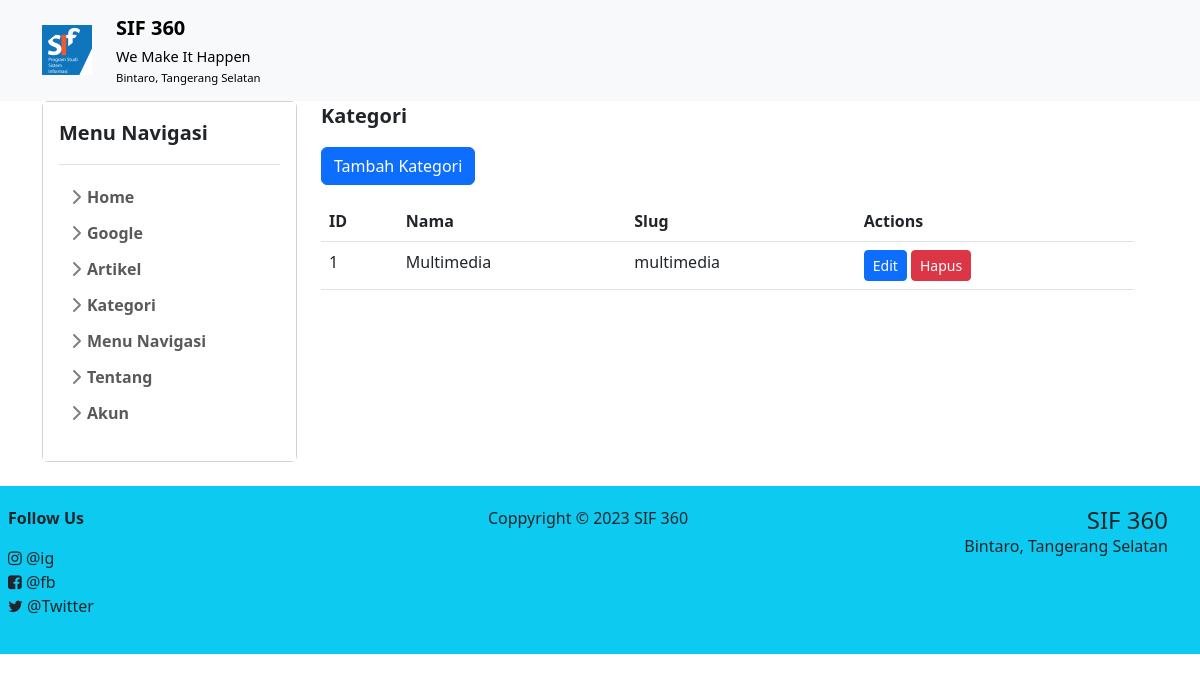
Screenshot of /view/admin/kategori.php (signed in) with the database file from the repository.
### tables this page shows
CREATE TABLE `about` (
  `id` int NOT NULL,
  `name` varchar(100) NOT NULL,
  `slogan` varchar(255) DEFAULT NULL,
  `address` varchar(255) DEFAULT NULL,
  `twitter` varchar(100) DEFAULT NULL,
  `facebook` varchar(100) DEFAULT NULL,
  `instagram` varchar(100) DEFAULT NULL
);

CREATE TABLE `menu` (
  `id` int NOT NULL,
  `name` varchar(100) NOT NULL,
  `slug` varchar(100) NOT NULL,
  `url` varchar(50) NOT NULL
);

CREATE TABLE `category` (
  `id` int NOT NULL,
  `name` varchar(100) NOT NULL,
  `slug` varchar(100) NOT NULL
);

### view/admin/kategori.php (the view, shortened to what this page needs)
<?php
include '../template/header.php';
?>
    <div class="container">
        <div class="row w-100">
            <?php include '../template/sidebar.php';?>
            <div class="col-lg-9 col-md-9 col-12 order-lg-2 order-md-2 order-1">
                <p class="fs-5 fw-bold">Kategori</p>
                <a href="kategori_tambah.php" class="btn btn-primary mb-3">Tambah Kategori</a>
                <?php
                $queryCategory = mysqli_query($conn, "SELECT * FROM category");
                $categories = mysqli_fetch_all($queryCategory, MYSQLI_ASSOC);
                ?>
                <?php if (!empty($categories)) : ?>
                    <table class="table">
                        <thead>
                            <tr>
                                <th>ID</th>
                                <th>Nama</th>
                                <th>Slug</th>
                                <th>Actions</th>
                            </tr>
                        </thead>
                        <tbody>
                            <?php foreach ($categories as $category) : ?>
                                <tr>
                                    <td><?php echo $category['id']; ?></td>
                                    <td><?php echo $category['name']; ?></td>
                                    <td><?php echo $category['slug']; ?></td>
                                    <td>
                                        <a href="kategori_edit.php?id=<?php echo $category['id']; ?>" class="btn btn-primary btn-sm">Edit</a>
                                        <a href="kategori_hapus.php?action=delete&id=<?php echo $category['id']; ?>" class="btn btn-danger btn-sm" onclick="return confirm('Apakah Anda yakin ingin menghapus kategori ini?')">Hapus</a>
                                    </td>
                                </tr>
                            <?php endforeach; ?>
                        </tbody>
                    </table>
                <?php else: ?>
                    <p>Belum ada kategori yang tersedia.</p>
                <?php endif; ?>
            </div>
        </div>
    </div>
<?php include '../template/footer.php'; ?>

### view/template/header.php (shortened to what this page needs)
<!DOCTYPE html>
<html lang="en">
<?php
    include '../../config/database.php';
    $about = mysqli_query($conn, "SELECT * FROM about Limit 1");
    $about = mysqli_fetch_assoc($about);
?>
<head>
    <link href="https://cdn.jsdelivr.net/npm/bootstrap@5.3.0/dist/css/bootstrap.min.css" rel="stylesheet">
    <link rel="stylesheet" href="https://cdnjs.cloudflare.com/ajax/libs/font-awesome/4.7.0/css/font-awesome.css" />
    <link href="../../assets/css/sidebar.css" rel="stylesheet">
</head>
<body>
    <header>
    <nav class="navbar navbar-expand-lg navbar-light bg-light">
        <div class="container">
            <a class="navbar-brand" href="../../">
                <div class="row align-items-center">
                    <div class="col-auto">
                        <img src="../../assets/images/logo.jpg" alt="Logo" width="50" height="50">
                    </div>
                    <div class="col">
                        <p class="m-0 font-weight-bold" style="font-weight: bold !important;"><?php echo $about['name'];?></p>
                        <p class="m-0" style="font-size: smaller;"><small><?php echo $about['slogan'];?></small></p>
                        <p class="m-0" style="font-size: small;"><small><?php echo $about['address'];?></small></p>
                    </div>
                </div>
            </a>
        </div>
    </nav>
    </header>

### view/template/sidebar.php (shortened to what this page needs)
<div class="col-lg-3 col-md-3 col-12 order-lg-1 order-md-1 order-2 pr-1">
    <div class="sidebar card w-100">
        <div class="flex-shrink-0 p-3 bg-white">
            <a href="/" class="d-flex align-items-center pb-3 mb-3 link-dark text-decoration-none border-bottom">
            <span class="fs-5 fw-semibold">Menu Navigasi</span>
            </a>
            <ul class="list-unstyled ps-0">
                <li class="mb-1">
                    <button class="btn btn-toggle align-items-center rounded collapsed" data-bs-toggle="collapse" data-bs-target="#home-collapse" aria-expanded="false">
                    Home
                    </button>
                </li>
                <?php $sidebar = mysqli_query($conn, "SELECT * FROM menu");
                $sidebar = mysqli_fetch_all($sidebar, MYSQLI_ASSOC)
                ?>
                <?php foreach($sidebar as $side) {
                    $submenu = mysqli_query($conn, "SELECT * FROM submenu WHERE parent_id='$side[id]'");
                    $count = mysqli_num_rows($submenu);
                    $submenu = mysqli_fetch_all($submenu, MYSQLI_ASSOC);
                    if($count > 0){
                        ?>
                        <li class="mb-1">
                            <button class="btn btn-toggle align-items-center rounded collapsed" data-bs-toggle="collapse" data-bs-target="#<?php echo $side['id'];?>-collapse" aria-expanded="false">
                            <?php echo $side['name'];?>
                            </button>
                                <?php foreach($submenu as $sid) { ?>
                                <li><a href="<?php echo $sid['url'];?>" class="link-dark rounded"><?php echo $sid['name'];?></a></li>
                                <?php } ?>
                        </li>
                        <?php
                    }else{
                        ?>
                        <li class="mb-1 ps-3">
                            <a href="<?php echo $side['url'];?>" class="link-dark rounded"><?php echo $sid['name'];?></a>
                        </li>
                        <?php
                    }
                }
                    ?>
                <?php
                if(ISSET($_SESSION['username'])){
                ?>
                <li class="mb-1">
                    <button class="btn btn-toggle align-items-center rounded collapsed" data-bs-toggle="collapse" data-bs-target="#artikel-collapse" aria-expanded="false">
                    Artikel
                    </button>
                </li>
                <li class="mb-1">
                    <button class="btn btn-toggle align-items-center rounded collapsed" data-bs-toggle="collapse" data-bs-target="#kategori-collapse" aria-expanded="false">
                    Kategori
                    </button>
                </li>
                <li class="mb-1">
                    <button class="btn btn-toggle align-items-center rounded collapsed" data-bs-toggle="collapse" data-bs-target="#menu-collapse" aria-expanded="false">
                    Menu Navigasi
                    </button>
                </li>
                <li class="mb-1">
                    <button class="btn btn-toggle align-items-center rounded collapsed" data-bs-toggle="collapse" data-bs-target="#menu-collapse" aria-expanded="false">
                    Tentang
                    </button>
                </li>
                <?php
                }
                ?>
                <li class="mb-1">
                    <button class="btn btn-toggle align-items-center rounded collapsed" data-bs-toggle="collapse" data-bs-target="#akun-collapse" aria-expanded="false">
                    Akun
                    </button>
                </li>
            </ul>
        </div>
    </div>
</div>

### view/template/footer.php (shortened to what this page needs)
    <footer class=" bg-info mt-4  justify-content-center">
        <div class="col-12 row p-3 justify-content-center">
            <div class="col-12 col-lg-4 p-1">
                <p class="fw-bold">Follow Us</p>
                <ul class="list-unstyled ps-0">
                    <li class="me-3">
                    <i class="fa fa-instagram"></i> @<?php echo $about['instagram'];?>
                    </li>
                    <li class="me-3">
                    <i class="fa fa-facebook-square"></i> @<?php echo $about['facebook'];?>
                    </li>
                    <li class="me-3">
                    <i class="fa fa-twitter"></i> @<?php echo $about['twitter'];?>
                    </li>
                </ul>
            </div>
            <div class="col-12 col-lg-4 p-1 mt-lg-0 mt-md-0 mt-1 ">
                <p class="text-center">Coppyright &copy; <?php echo date('Y');?> <?php echo $about['name'];?></p>
            </div>
            <div class="col-12 col-lg-4 p-1 mt-lg-0 mt-md-0 mt-1 ">
                <p class="h4 f-wbold text-end m-0"><?php echo $about['name'];?></p>
                <p class="text-end m-0"><?php echo $about['address'];?></p>
            </div>
        </div>
    </footer>
</body>
</html>

### assets/css/sidebar.css (style rules this page uses)
body { min-height: 100vh; min-height: -webkit-fill-available; }
html { height: -webkit-fill-available; }
.btn-toggle { display: inline-flex; align-items: center; padding: .25rem .5rem; font-weight: 600; color: rgba(0, 0, 0, .65); background-color: transparent; border: 0; }
.btn-toggle::before { width: 1.25em; line-height: 0; transition: transform .35s ease; transform-origin: .5em 50%; }
.fw-semibold { font-weight: 600; }

### rows the page displays
about: name "SIF 360", slogan "We Make It Happen", address "Bintaro, Tangerang Selatan", instagram "ig", facebook "fb", twitter "Twitter"
menu: name "Google"
category: id "1", name "Multimedia", slug "multimedia"
